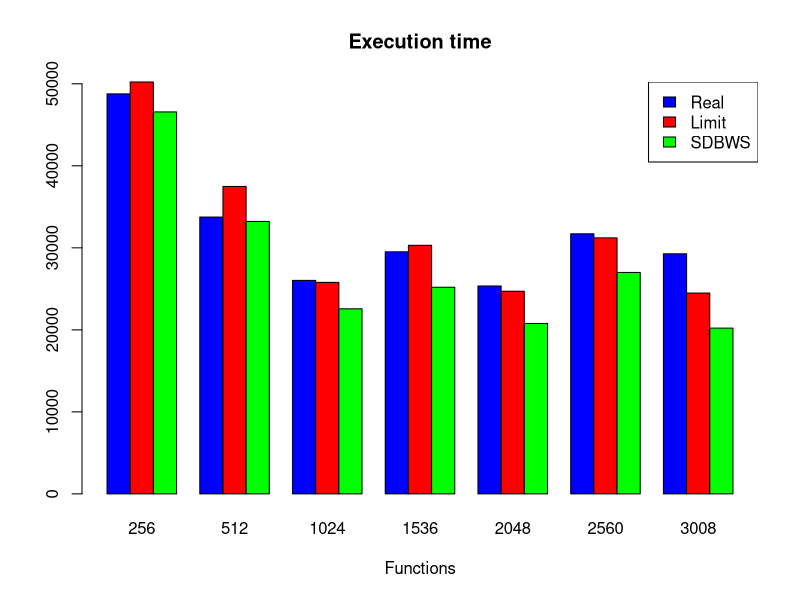

The R source for this figure:
setwd('/Users/yoshimori/Desktop/Magisterka/New/CloudFunctionOptimizer/plots')
library('ggplot2')
types = read.table("./data/all_results.csv",header = TRUE)
titles = types[seq(1,21,3),1]
#titles = c("256", "512", "1024", "1536", "2048", "2560", "3008")
limit_time <- types[seq(1,21,3),2]
limit_price <- types[seq(1,21,3),3]
real_time <- types[seq(2,21,3),2]
real_price <- types[seq(2,21,3),3]
sdbws_time <- types[seq(3,21,3),2]
sdbws_price <- types[seq(3,21,3),3]

x <- data.frame("Real" = real_time, "Limit" = limit_time, "SDBWS" = sdbws_time)
str(x)
matrix = t(data.matrix(x))
colnames(matrix) <- titles
barplot(matrix,
        main = "Execution time",
        xlab = "Functions",
        col = c("blue","red", "green"),
        beside = TRUE)
leg =  legend("topright",
              c("Real","Limit", "SDBWS"),
              fill = c("blue","red", "green"))
